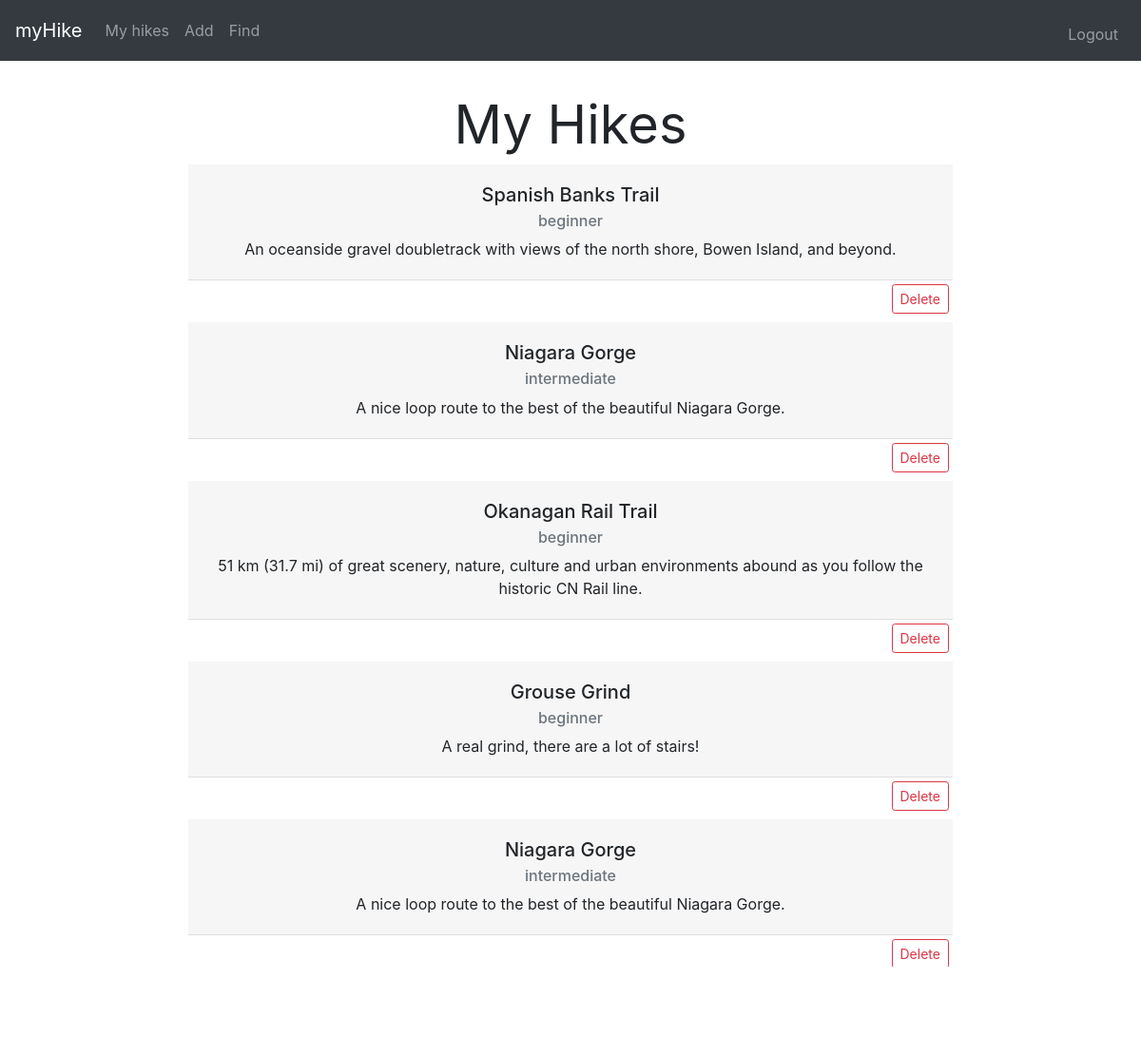
The app's page /myhikes (signed in) with its own data.
### tables this page shows
CREATE TABLE 'hikes' ('activeuser' INTEGER, 'name' TEXT NOT NULL, 'description' TEXT NOT NULL, 'difficulty' TEXT NOT NULL);

### application.py (the view)
@app.route("/myhikes", methods =["GET", "POST"])
@login_required
def myHikes():
    if request.method == "GET":
        hikeData = db.execute("SELECT * FROM hikes WHERE activeuser= :activeuser", activeuser=session["user_id"])
        if hikeData == []:
            return redirect("/add")
        for item in hikeData:
            name = item["name"]
            description = item["description"]
            difficulty = item["difficulty"]
        return render_template("myhikes.html", hikeData=hikeData, name=name, description=description, difficulty=difficulty)
    else:
        hikeName = request.form.get("deleteBtn")
        db.execute("DELETE FROM hikes WHERE activeuser= :activeuser AND name= :hikeName", activeuser=session["user_id"], hikeName=hikeName)
        return redirect("/myhikes")

### application.py (called while the page is built)
@app.after_request
def after_request(response):
    response.headers["Cache-Control"] = "no-cache, no-store, must-revalidate"
    response.headers["Expires"] = 0
    response.headers["Pragma"] = "no-cache"
    return response

### helpers.py (called while the page is built)
def login_required(f):
    @wraps(f)
    def decorated_function(*args, **kwargs):
        if session.get("user_id") is None:
            return redirect("/login")
        return f(*args, **kwargs)
    return decorated_function

### templates/myhikes.html (shortened to what this page needs)
{% extends "layout.html" %}
{% block main %}
    <form action="/myhikes" method="POST" enctype="multipart/form-data" novalidate="novalidate">
        <h1 class="display-4 font-weight-normal">My Hikes</h1>
        {% for item in hikeData %}
            <div class="card bg-transparent" style="width: 77%;">
              <div class="card-body special-class">
                <h5 class="card-title">{{ item['name'] }}</h5>
                <h6 class="card-subtitle mb-2 text-muted" name="diffi">{{ item['difficulty'] }}</h6>
                <p class="card-text">{{ item['description'] }}</p>
              </div>
              <div class="card-footer bg-transparent">
                <button name="deleteBtn" value="{{ item["name"] }}" type="submit" class="btn btn-outline-danger btn-sm float-right">Delete</button>
             </div>
            </div>
        {% endfor %}
    </form>
{% endblock %}

### templates/layout.html (shortened to what this page needs)
<!DOCTYPE HTML>
<html>
    <head>
        <link href="/static/styles.css" rel="stylesheet">
        <link rel="stylesheet" href="https://cdnjs.cloudflare.com/ajax/libs/font-awesome/4.7.0/css/font-awesome.min.css">
        <link rel="stylesheet" href="https://stackpath.bootstrapcdn.com/bootstrap/4.5.2/css/bootstrap.min.css">
    </head>
    <body class="d-flex flex-column min-vh-100">
        <nav class="navbar navbar-expand-lg navbar-dark bg-dark fixed-top">
          <a class="navbar-brand" href="/">myHike</a>
          {% if session.user_id %}
          <div class="collapse navbar-collapse" id="navbarSupportedContent">
            <ul class="navbar-nav mr-auto">
              <li class="nav-item">
                <a class="nav-link" href="/myhikes">My hikes<span class="sr-only">(current)</span></a>
              </li>
              <li class="nav-item">
                <a class="nav-link" href="/add">Add</a>
              </li>
              <li class="nav-item">
                <a class="nav-link" href="/find">Find</a>
              </li>
            </ul>
            <ul class="navbar-nav ml-auto mt-2">
              <li class="nav-item">
                <a class="nav-link" href="/logout">Logout</a>
              </li>
            </ul>
            {% else %}
                    <ul class="navbar-nav ml-auto mt-2">
                        <li class="nav-item"><a class="nav-link" href="/register">Register</a></li>
                        <li class="nav-item"><a class="nav-link" href="/login">Log In</a></li>
                    </ul>
            {% endif %}
          </div>
        </nav>
        <main class="container p-5">
            {% block main %}{% endblock %}
        </main>
    <footer class="small text-left text-muted footer mt-auto">© myHike 2020</footer>
    </body>
</html>

### static/styles.css (style rules this page uses)
body { background-image: url('https://miro.medium.com/max/2000/1*fHCjSs9KzssYSnjCZqUSpQ.jpeg'); background-repeat: no-repeat; background-attachment: fixed; background-position: center center; background-size: cover; min-height: 100vh; position: relative; margin: 0; padding-top: 50px; }
footer { padding-bottom: 1px; padding-left: 1px; }
main { overflow-x: auto; text-align: center; }
ul { list-style-type: none; }
.card { display: block; margin-left: auto; margin-right: auto; margin-top: 5px; border-style: none !important; }
.card-footer { padding: 4px !important; }
.special-class { background-color: rgba(245, 245, 245, 0.9) !important; }

### records on screen
hikes: name "Spanish Banks Trail", difficulty "beginner", description "An oceanside gravel doubletrack with views of the north shore, Bowen Island, and beyond."
hikes: name "Niagara Gorge", difficulty "intermediate", description "A nice loop route to the best of the beautiful Niagara Gorge."
hikes: name "Okanagan Rail Trail", difficulty "beginner", description "51 km (31.7 mi) of great scenery, nature, culture and urban environments abound as you follow the historic CN Rail line."
hikes: name "Grouse Grind", difficulty "beginner", description "A real grind, there are a lot of stairs!"
hikes: name "Niagara Gorge", difficulty "intermediate", description "A nice loop route to the best of the beautiful Niagara Gorge."
